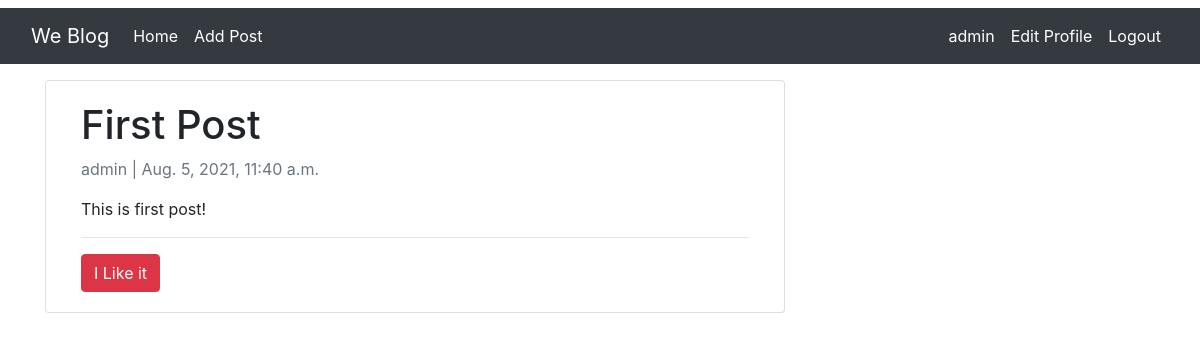
/blog/post/1/ (signed in), run on an earlier commit of the app's database.
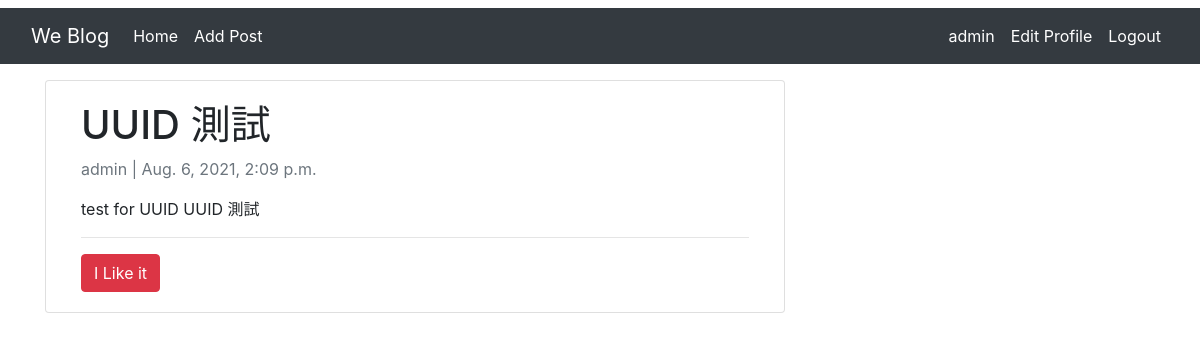
And on a later commit of the database.
### post/models.py (models this page shows, shortened)
class Post(models.Model):
    title = models.CharField(max_length=50, unique=True)
    uuid = models.UUIDField(default=uuid.uuid4, editable=False, unique=True)
    author = models.ForeignKey(
        User, on_delete=models.CASCADE, related_name="blog_posts"
    )
    updated_date = models.DateTimeField(auto_now=True)
    content = models.TextField()
    created_date = models.DateTimeField(auto_now_add=True)
    status = models.IntegerField(choices=STATUS, default=0)
    likes = models.ManyToManyField(User, related_name="blog_likes")
    class Meta:
        ordering = ["-created_date"]

### post/views.py (the view)
# urls.py: path("<int:pk>/", PostDetailView.as_view(), name="post-detail"),
class PostDetailView(DetailView):
    template_name = "post/post_detail.html"
    queryset = Post.objects.all()

### templates/post/post_detail.html (shortened to what this page needs)
{% extends 'base.html' %}
{% block content %}
    <div class="col-md-8 card mb-4  mt-3 left  top">
        <div class="card-body">
        <h1>{{ post.title }}</h1>
        <p class=" text-muted">{{ post.author }} | {{ post.created_date }}</p>
        <p class="card-text ">{{ post.content | safe }}</p>
        <hr>
        <form action="{% url 'like-post' post.pk %}" method="POST">
            {% if user in post.likes.all %}
                <button type="button" class="btn btn-danger">I Like it</button>
            {% endif %}
        </form>
        </div>
    </div>
{% endblock %}

What changed in the data, as far as the page shows it:
changed Post "admin": title "First Post" → "UUID 測試"; created_date "Aug. 5, 2021, 11:40 a.m." → "Aug. 6, 2021, 2:09 p.m."; content "This is first post!" → "test for UUID UUID 測試"
